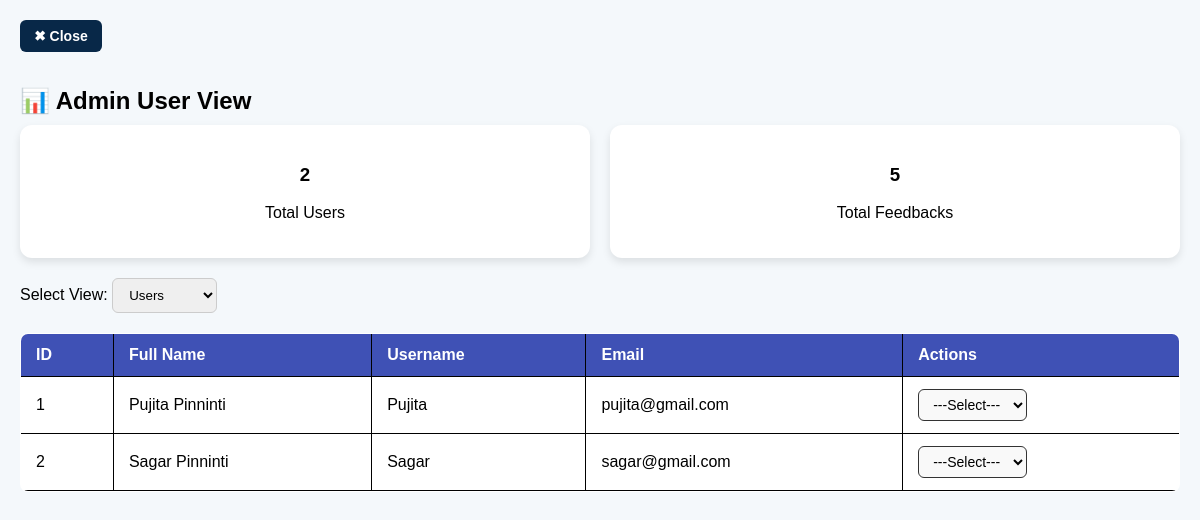
The app's page /admin/userview with its own data.
### tables this page shows
CREATE TABLE users (
                id INTEGER PRIMARY KEY AUTOINCREMENT,
                fullname TEXT NOT NULL,
                username TEXT UNIQUE NOT NULL,
                email TEXT NOT NULL,
                password TEXT NOT NULL
            , blocked INTEGER DEFAULT 0);

### api/index.py (the view)
@app.route("/admin/userview")
def admin_userview():
    conn = get_db()
    cursor = conn.cursor()
    cursor.execute("SELECT id, fullname, username, email, blocked FROM users")
    users = [dict(row) for row in cursor.fetchall()]
    cursor.execute("SELECT id, name, message, category, selected_name FROM feedback")
    feedbacks = cursor.fetchall()
    cursor.execute("SELECT COUNT(*) FROM users")
    user_count = cursor.fetchone()[0]
    cursor.execute("SELECT COUNT(*) FROM feedback")
    feedback_count = cursor.fetchone()[0]
    return render_template(
        "admin_userview.html",
        users=users,
        feedbacks=feedbacks,
        user_count=user_count,
        feedback_count=feedback_count
    )

### api/index.py (called while the page is built)
def get_db():
    if 'db' not in g:
        g.db = sqlite3.connect(DATABASE, timeout=5)
        g.db.row_factory = sqlite3.Row  # enables dict-like row access
    return g.db

### templates/admin_userview.html (shortened to what this page needs)
<!DOCTYPE html>
<html lang="en">
<head>
</head>
<body>
    <a href="{{ url_for('admin_dashboard') }}" class="close-btn">✖ Close</a>
    <h2>📊 Admin User View</h2>
    <div class="stats">
        <div class="card">
            <h3>{{ user_count }}</h3>
            <p>Total Users</p>
        </div>
        <div class="card">
            <h3>{{ feedback_count }}</h3>
            <p>Total Feedbacks</p>
        </div>
    </div>
    <div class="dropdown">
        <label for="viewSelect">Select View:</label>
        <select id="viewSelect" onchange="toggleView()">
            <option value="users">Users</option>
        </select>
    </div>
    <table id="userTable">
        <tr>
            <th>ID</th>
            <th>Full Name</th>
            <th>Username</th>
            <th>Email</th>
            <th>Actions</th>
        </tr>
        {% for user in users %}
        <tr class="{% if user['blocked'] == 1 %}blocked{% endif %}" {% if user['blocked'] == 1 %}style="font-weight:bold;"{% endif %}>
            <td>{{ user['id'] }}</td>
            <td>{{ user['fullname'] }}</td>
            <td>{{ user['username'] }}</td>
            <td>{{ user['email'] }}</td>
            <td>
                {% if user['blocked'] == 1 %}
                    <button style="background:black; color:red; font-weight:bold; cursor:default;">🚫 Blocked</button>
                    <a href="{{ url_for('block_user', user_id=user['id']) }}" onclick="return confirm('Do you want to unblock this user?');">
                        <button style="background:green; color:white;">🔓 Unblock</button>
                    </a>
                {% else %}
                         <select class="action-dropdown" onchange="handleAction('{{ user.id }}', this.value)">
                        <option value="">---Select---</option>
                    </select>
                {% endif %}
            </td>
        </tr>
        {% endfor %}
    </table>
</body>
</html>

### templates/admin_userview.html (style rules this page uses)
body { font-family: Arial, sans-serif; background:#f4f8fb; margin:0; padding:20px; }
h2 { margin-bottom:10px; }
.stats { display:flex; gap:20px; margin-bottom:20px; }
.card { background:white; padding:20px; border-radius:12px; box-shadow:0 4px 8px rgba(0,0,0,0.1); flex:1; text-align:center; }
.dropdown { margin-bottom:20px; }
select { padding:8px 12px; border-radius:6px; border:1px solid #ccc; }
table { width:100%; border-collapse: collapse; background:white; border-radius:8px; overflow:hidden; border:1px solid black; }
th, td { padding:12px 15px; border:1px solid black; text-align:left; }
th { background:#3f51b5; color:white; }
table tr:last-child td { border-bottom:2px solid black; }
.close-btn { display:inline-block; background:#082848; color:white; padding:8px 14px; border-radius:6px; font-size:14px; font-weight:600; text-decoration:none; transition: background 0.3s ease; margin-bottom:15px; }
.action-dropdown { padding:6px 10px; border-radius:6px; border:1px solid #333; background:#f9f9f9; font-size:14px; }

### records on screen
users: id "1", fullname "Pujita Pinninti", username "Pujita", email "pujita@gmail.com"
users: id "2", fullname "Sagar Pinninti", username "Sagar", email "sagar@gmail.com"

### other values on screen
{{ user_count }} "2"
{{ feedback_count }} "5"
